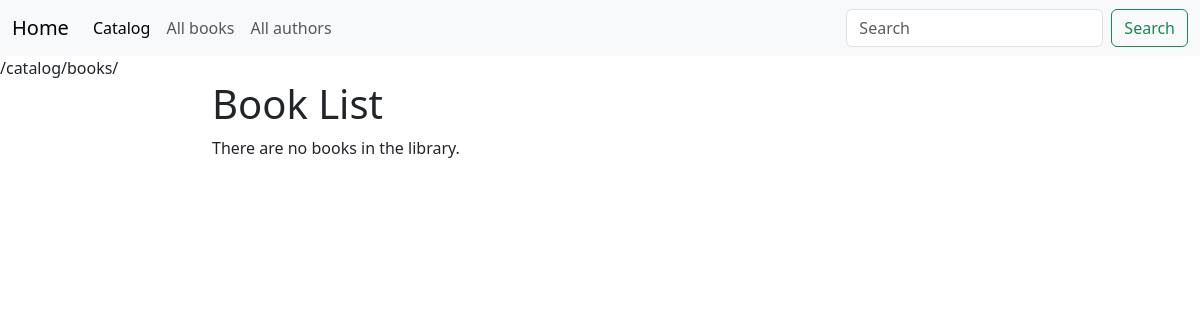
Before: /catalog/books/ with the older database file.
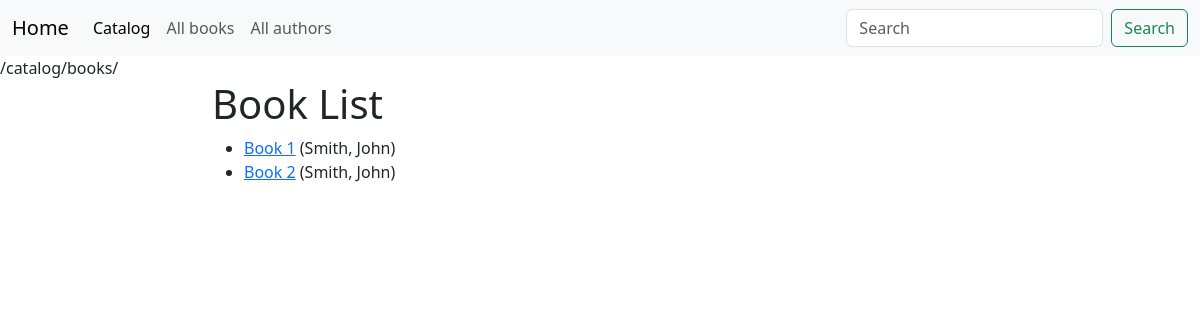
After: the same page with the newer database file.
### catalog/models.py (models this page shows, shortened)
class Book(models.Model):
    title = models.CharField(max_length=200)
    author = models.ForeignKey('Author', on_delete=models.SET_NULL, null=True)
    summary = models.TextField(max_length=1000, help_text="Enter a brief description of the book")
    isbn = models.CharField('ISBN',max_length=13, help_text='13 Character <a href="https://www.isbn-international.org/content/what-isbn">ISBN number</a>')
    genre = models.ManyToManyField(Genre, help_text="Select a genre for this book")
    language = models.ForeignKey('Language', on_delete=models.SET_NULL, null=True)
    class Meta:
        ordering = ["title"]
    def display_genre(self):
        """
        Creates a string for the Genre. This is required to display genre in Admin.
        """
        return ', '.join([genre.name for genre in self.genre.all()[:3]])
    display_genre.short_description = 'Genre'
    def get_absolute_url(self):
        return reverse('book-detail', args=[str(self.id)])

class Author(models.Model):
    first_name = models.CharField(max_length=100)
    last_name = models.CharField(max_length=100)
    date_of_birth = models.DateField(null=True, blank=True)
    date_of_death = models.DateField('Died', null=True, blank=True)
    def __str__(self):
        return '%s, %s' % (self.last_name, self.first_name)

### catalog/views.py (the view)
class BookListView(generic.ListView):
    model = Book
    context_object_name = 'all_books_list'
    template_name = 'books/all_books_page.html'
    paginate_by = 2
    def get_queryset(self):
        return super().get_queryset()
    def get_context_data(self, **kwargs):
        context = super(BookListView, self).get_context_data(**kwargs)
        context['some_data'] = 'This is just some data'
        return context

### catalog/templates/books/all_books_page.html
{% extends "base_generic.html" %}
{% block content %}
<h1>Book List</h1>
{% if all_books_list %}
<ul>
    {% for book in all_books_list %}
    <li>
        <a href="{{ book.get_absolute_url }}">{{ book.title }}</a> ({{ book.author }})
    </li>
    {% endfor %}
</ul>
{% else %}
<p>There are no books in the library.</p>
{% endif %}
{% endblock %}

### locallibrary/templates/base_generic.html (shortened to what this page needs)
<!doctype html>
<html lang="en">
<head>
    <link href="https://cdn.jsdelivr.net/npm/bootstrap@5.3.3/dist/css/bootstrap.min.css" rel="stylesheet"
>
    {% load static %}
    <link rel="stylesheet" href="{% static 'css/styles.css' %}" />
</head>
<body>
    <div class="container-fluid">
        <div class="row">
            {% block navbar %}
            {% include 'navbar.html' %}
            {% endblock %}
            {{ request.path }}
        </div>
        <div class="row">
            <div class="col-2"></div>
            <div class="col-8">
                {% block content %}{% endblock %}
            </div>
            <div class="col-2"></div>
        </div>
    </div>
</body>
</html>

### locallibrary/templates/navbar.html (shortened to what this page needs)
<nav class="navbar navbar-expand-lg bg-body-tertiary">
    <div class="container-fluid">
      <a class="navbar-brand" href="#">Home</a>
      <div class="collapse navbar-collapse" id="navbarSupportedContent">
        <ul class="navbar-nav me-auto mb-2 mb-lg-0">
          <li class="nav-item">
            <a class="nav-link active" aria-current="page" href="{% url 'catalog_home' %}">Catalog</a>
          </li>
          <li class="nav-item">
            <a class="nav-link" href="{% url 'books' %}">All books</a>
          </li>
          <li class="nav-item">
            <a class="nav-link" href="#">All authors</a>
          </li>
        </ul>
        <form class="d-flex" role="search">
          <input class="form-control me-2" type="search" placeholder="Search" aria-label="Search">
          <button class="btn btn-outline-success" type="submit">Search</button>
        </form>
      </div>
    </div>
  </nav>

Changed rows visible on the page:
added Book: title "Book 1", author "Smith, John"
added Book: title "Book 2", author "Smith, John"
Other visible differences:
text no longer shown: "There are no books in the library."
